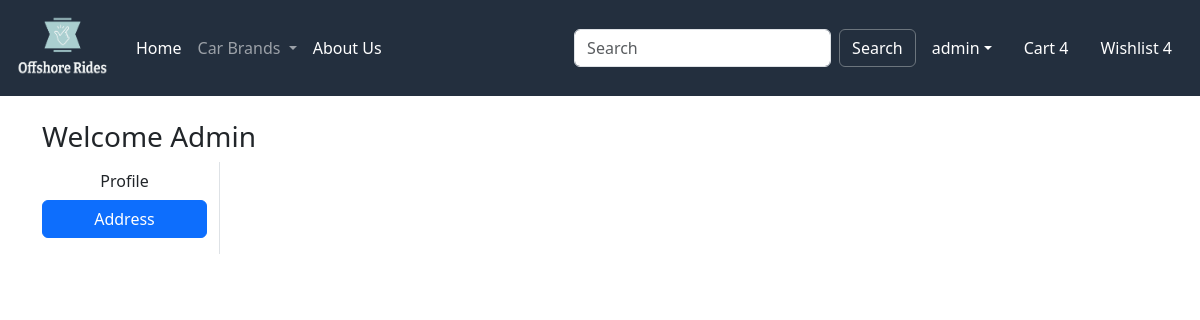
Page /address/ (signed in) on the earlier database version.
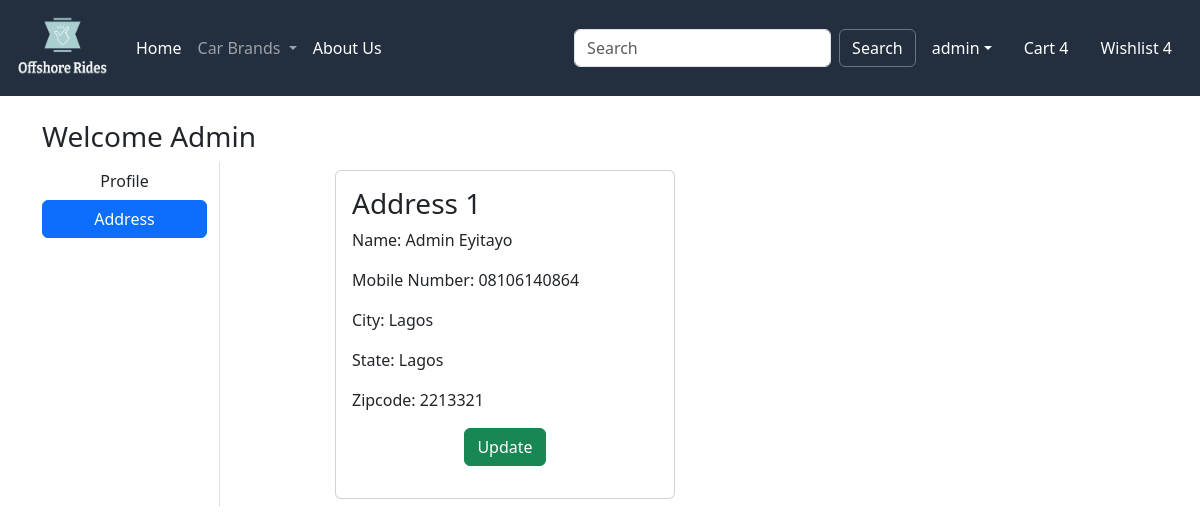
Same page on the later database version.
### Offshore/models.py (models this page shows, shortened)
class Customer(models.Model):
    user = models.ForeignKey(User, on_delete=models.CASCADE)
    name = models.CharField(max_length=200)
    city = models.CharField(max_length=200)
    mobile = models.IntegerField(default=8)
    zipcode = models.IntegerField()
    state = models.CharField(choices=STATE_CHOICES, max_length=100)

### Offshore/views.py (the view)
# urls.py: path('address/', views.address, name='address'),
def address(request):
    add = Customer.objects.filter(user=request.user)
    return render(request, 'Offshore/address.html', locals())

### Offshore/templates/Offshore/address.html (shortened to what this page needs)
{% extends 'Offshore/base.html' %}
{% load static %}
{% block maincontent %}
    <div class="container my-4">
        <div class="row">
            <h3>Welcome <span class="text-capitalize">{{ request.user }}</span></h3>
            <div class="col-sm-2 border-end">
                <ul class="list-unstyled">
                    <li class="d-grid"><a href="{% url 'profile' %}" class="btn">Profile</a></li>
                    <li class="d-grid"><a href="{% url 'address' %}" class="btn btn-primary">Address</a></li>
                </ul>
            </div>
            <div class="col-sm-8 offset-sm-1">
                <div class="row">
                    {% for ad in add %}
                        <div class="col-sm-6">
                            <div class="card m-2">
                                <div class="card-body">
                                    <h3>Address {{ forloop.counter }}</h3>
                                    <p>Name: {{ ad.name }}</p>
                                    <p>Mobile Number: 0{{ ad.mobile }}</p>
                                    <p>City: {{ ad.city }}</p>
                                    <p>State: {{ ad.state }}</p>
                                    <p>Zipcode: {{ ad.zipcode }}</p>
                                    <p class="text-center"><a href="{% url 'updateAddress' pk=ad.id %}" type="button" class="btn btn-success">Update</a></p>
                                </div>
                            </div>
                        </div>
                    {% endfor %}
                </div>
            </div>
        </div>
    </div>
{% endblock maincontent %}

Differences in the rows shown:
added Customer: name "Admin Eyitayo", mobile "8106140864", city "Lagos", state "Lagos", zipcode "2213321"
